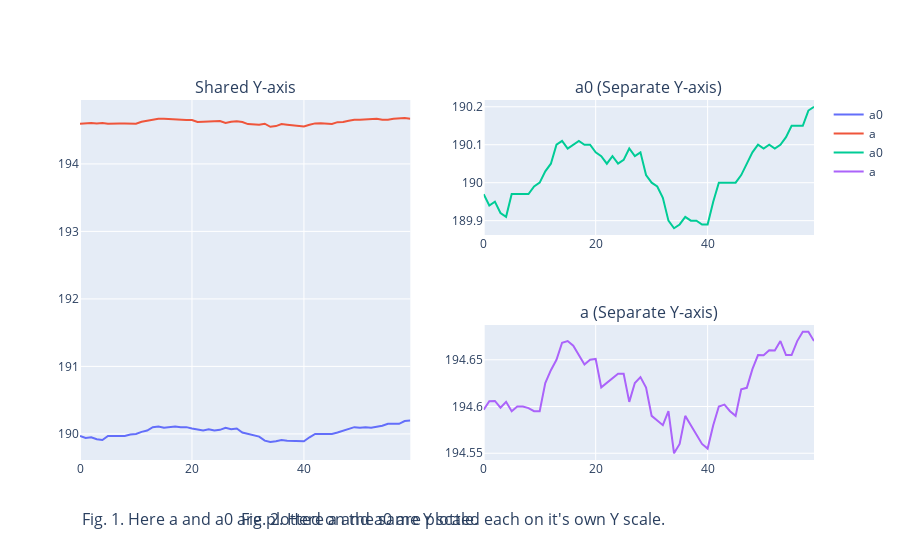

Notebook source saved alongside this figure:
### Code cell
# plot the original data without re-scalling.

import plotly.graph_objects as go
from plotly.subplots import make_subplots

# Create subplots
fig = make_subplots(
    rows=2, cols=2,
    specs=[[{"rowspan": 2}, {"rowspan": 1}],
           [None, {}]],
    subplot_titles=("Shared Y-axis", "a0 (Separate Y-axis)", "a (Separate Y-axis)")
)

# Plot on the left (shared y-axis)
fig.add_trace(go.Scatter(y=a0, name='a0'), row=1, col=1)
fig.add_trace(go.Scatter(y=a, name='a'), row=1, col=1)

# Plot on the right (separate y-axes)
fig.add_trace(go.Scatter(y=a0, name='a0'), row=1, col=2)
fig.add_trace(go.Scatter(y=a, name='a'), row=2, col=2)

fig.update_layout(margin=dict(b=100))  # Увеличь отступ снизу

fig.add_annotation(
    text="Fig. 1. Here a and a0 are plotted on the same Y scale.",
    xref="paper", yref="paper",
    x=0, y=-0.20,
    showarrow=False,
    font=dict(size=16),
)

fig.add_annotation(
    text="Fig. 2. Here a and a0 are plotted each on it's own Y scale.",
    xref="paper", yref="paper",
    x=0.8, y=-0.20,
    showarrow=False,
    font=dict(size=16),
)
fig.show()

### Figure 1 — Plotly figure (JSON) as saved in the notebook; plotly's stock layout.template omitted (floating-point values rounded to 4 significant figures)
{"data": [{"name": "a0", "type": "scatter", "xaxis": "x", "y": [190.0, 189.9, 189.9, 189.9, 189.9, 190.0, 190.0, 190.0, 190.0, 190.0, 190.0, 190.0, 190.1, 190.1, 190.1, 190.1, 190.1, 190.1, 190.1, 190.1, 190.1, 190.1, 190.1, 190.1, 190.1, 190.1, 190.1, 190.1, 190.1, 190.0, 190.0, 190.0, 190.0, 189.9, 189.9, 189.9, 189.9, 189.9, 189.9, 189.9, 189.9, 189.9, 190.0, 190.0, 190.0, 190.0, 190.0, 190.1, 190.1, 190.1, 190.1, 190.1, 190.1, 190.1, 190.1, 190.1, 190.1, 190.1, 190.2, 190.2], "yaxis": "y"}, {"name": "a", "type": "scatter", "xaxis": "x", "y": [194.6, 194.6, 194.6, 194.6, 194.6, 194.6, 194.6, 194.6, 194.6, 194.6, 194.6, 194.6, 194.6, 194.6, 194.7, 194.7, 194.7, 194.7, 194.6, 194.6, 194.7, 194.6, 194.6, 194.6, 194.6, 194.6, 194.6, 194.6, 194.6, 194.6, 194.6, 194.6, 194.6, 194.6, 194.6, 194.6, 194.6, 194.6, 194.6, 194.6, 194.6, 194.6, 194.6, 194.6, 194.6, 194.6, 194.6, 194.6, 194.6, 194.7, 194.7, 194.7, 194.7, 194.7, 194.7, 194.7, 194.7, 194.7, 194.7, 194.7], "yaxis": "y"}, {"name": "a0", "type": "scatter", "xaxis": "x2", "y": [190.0, 189.9, 189.9, 189.9, 189.9, 190.0, 190.0, 190.0, 190.0, 190.0, 190.0, 190.0, 190.1, 190.1, 190.1, 190.1, 190.1, 190.1, 190.1, 190.1, 190.1, 190.1, 190.1, 190.1, 190.1, 190.1, 190.1, 190.1, 190.1, 190.0, 190.0, 190.0, 190.0, 189.9, 189.9, 189.9, 189.9, 189.9, 189.9, 189.9, 189.9, 189.9, 190.0, 190.0, 190.0, 190.0, 190.0, 190.1, 190.1, 190.1, 190.1, 190.1, 190.1, 190.1, 190.1, 190.1, 190.1, 190.1, 190.2, 190.2], "yaxis": "y2"}, {"name": "a", "type": "scatter", "xaxis": "x3", "y": [194.6, 194.6, 194.6, 194.6, 194.6, 194.6, 194.6, 194.6, 194.6, 194.6, 194.6, 194.6, 194.6, 194.6, 194.7, 194.7, 194.7, 194.7, 194.6, 194.6, 194.7, 194.6, 194.6, 194.6, 194.6, 194.6, 194.6, 194.6, 194.6, 194.6, 194.6, 194.6, 194.6, 194.6, 194.6, 194.6, 194.6, 194.6, 194.6, 194.6, 194.6, 194.6, 194.6, 194.6, 194.6, 194.6, 194.6, 194.6, 194.6, 194.7, 194.7, 194.7, 194.7, 194.7, 194.7, 194.7, 194.7, 194.7, 194.7, 194.7], "yaxis": "y3"}], "layout": {"annotations": [{"font": {"size": 16}, "showarrow": false, "text": "Shared Y-axis", "x": 0.225, "xanchor": "center", "xref": "paper", "y": 1, "yanchor": "bottom", "yref": "paper"}, {"font": {"size": 16}, "showarrow": false, "text": "a0 (Separate Y-axis)", "x": 0.775, "xanchor": "center", "xref": "paper", "y": 1, "yanchor": "bottom", "yref": "paper"}, {"font": {"size": 16}, "showarrow": false, "text": "a (Separate Y-axis)", "x": 0.775, "xanchor": "center", "xref": "paper", "y": 0.375, "yanchor": "bottom", "yref": "paper"}, {"font": {"size": 16}, "showarrow": false, "text": "Fig. 1. Here a and a0 are plotted on the same Y scale.", "x": 0, "xref": "paper", "y": -0.2, "yref": "paper"}, {"font": {"size": 16}, "showarrow": false, "text": "Fig. 2. Here a and a0 are plotted each on it's own Y scale.", "x": 0.8, "xref": "paper", "y": -0.2, "yref": "paper"}], "margin": {"b": 100}, "xaxis": {"anchor": "y", "domain": [0, 0.45]}, "xaxis2": {"anchor": "y2", "domain": [0.55, 1]}, "xaxis3": {"anchor": "y3", "domain": [0.55, 1]}, "yaxis": {"anchor": "x", "domain": [0, 1]}, "yaxis2": {"anchor": "x2", "domain": [0.625, 1]}, "yaxis3": {"anchor": "x3", "domain": [0, 0.375]}}}
